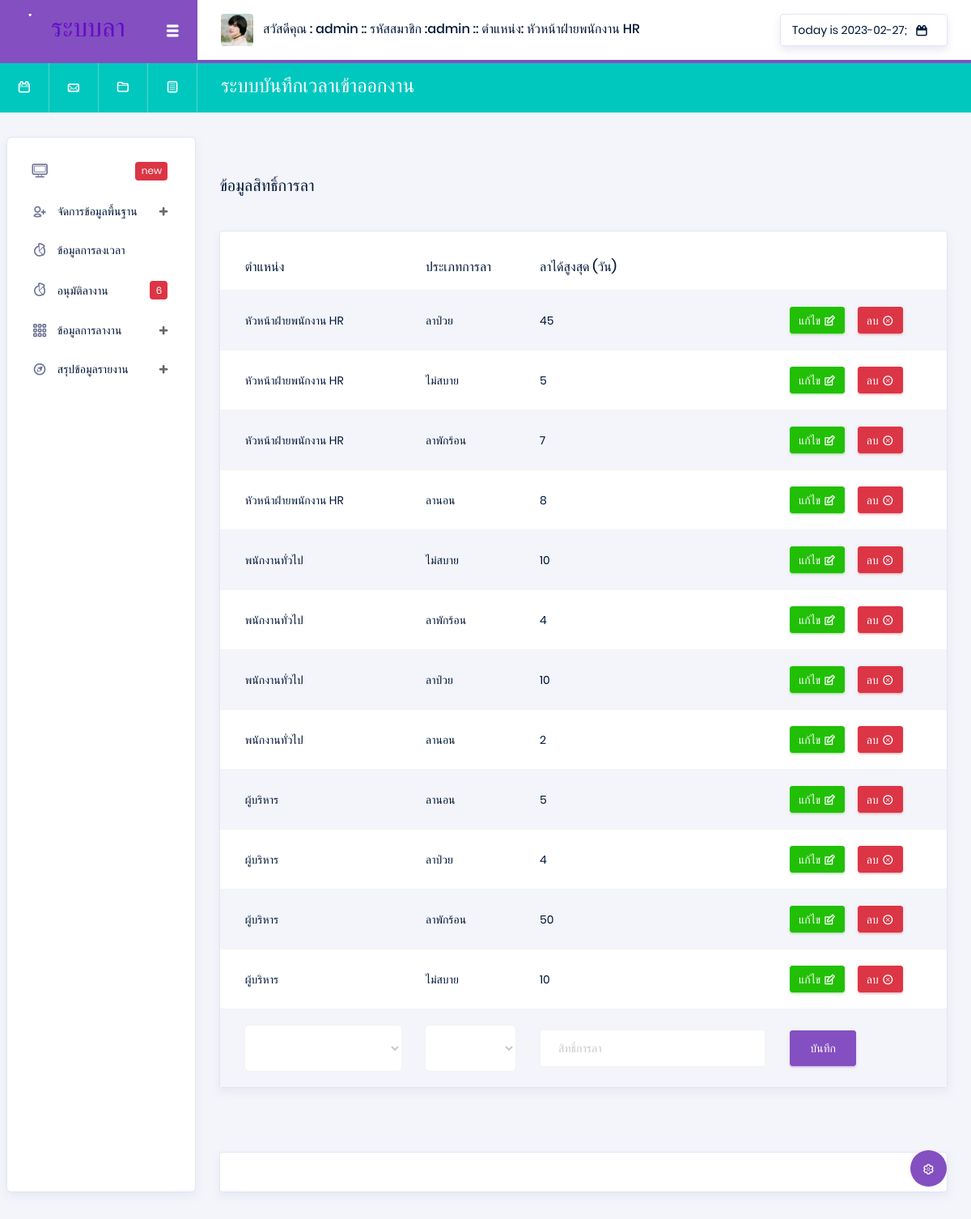
The app's page /index.php?p=peleave (signed in) with its own data.
### tables this page shows
CREATE TABLE `position` (
  `Pos_id` varchar(13) NOT NULL,
  `Pos_name` varchar(50) NOT NULL
);

CREATE TABLE `leave_rights` (
  `Type_no` int(10) NOT NULL,
  `Type_id` varchar(100) NOT NULL,
  `Pos_id` varchar(100) NOT NULL,
  `leave_maximum` int(100) NOT NULL
);

CREATE TABLE `typeleave` (
  `Type_id` varchar(13) NOT NULL,
  `Type_name` varchar(50) NOT NULL,
  `Type_details` text NOT NULL
);

### api/showData.php (called while the page is built, shortened)
<?php
$Pos_id = $_SESSION['Pos_id'];
@$ShowPosition = "SELECT * FROM position WHERE  Pos_id =  '$Pos_id' ";
@$SQLShowPosition = mysqli_query($con, $ShowPosition) or die("Error in query: $ShowPosition ");
while ($Showposition = mysqli_fetch_array($SQLShowPosition)) {
    @$Pos_name = $Showposition['Pos_name'];
}
@$position = "SELECT * FROM position ORDER BY Pos_name ASC ";
@$Sqlposition = mysqli_query($con, $position) or die("Error in query: $position ");
@$typeleave = "SELECT * FROM typeleave ORDER BY Type_name DESC ";
@$Sqltypeleave = mysqli_query($con, $typeleave) or die("Error in query: $typeleave ");
@$leave_rights = "SELECT * FROM leave_rights ORDER BY Pos_id ASC";
@$Sqltleave_rights = mysqli_query($con, $leave_rights) or die("Error in query: $leave_rights ");

### pages/system/peleave.php (the view, shortened to what this page needs)
<div class="main-panel">
    <div class="content-wrapper">
        <br> <br>
        <?php
        extract(@$_GET);
        ?>
        <div class="row">
            <div class="col-xl-6 grid-margin stretch-card flex-column">
                <h5 class="mb-2 text-titlecase mb-4">ข้อมูลสิทธิ์การลา</h5>
            </div>
        </div>
        <div class="row">
            <div class="col-md-12">
                <div class="card">
                    <div class="table-responsive pt-3">
                        <table class="table table-striped project-orders-table">
                            <thead>
                                <tr>
                                    <th>ตำแหน่ง</th>
                                    <th class="ml-5">ประเภทการลา</th>
                                    <th>ลาได้สูงสุด (วัน)</th>
                                </tr>
                            </thead>
                            <tbody>
                                <?php
                                while ($Showpeleave = mysqli_fetch_array($Sqltleave_rights)) {
                                ?>
                                    <tr>
                                        <td><?php
                                            $Pos_id = $Showpeleave['Pos_id'];
                                            @$ShowPosition = "SELECT * FROM position WHERE  Pos_id =  '$Pos_id' ";
                                            @$SQLShowPosition = mysqli_query($con, $ShowPosition) or die("Error in query: $ShowPosition ");
                                            while ($Showposition = mysqli_fetch_array($SQLShowPosition)) {
                                                @$Pos_name = $Showposition['Pos_name'];
                                            }
                                            echo $Pos_name;
                                            ?></td>
                                        <td><?php
                                            $Type_id =  $Showpeleave['Type_id'];
                                            @$ShowPosition = "SELECT * FROM typeleave WHERE  Type_id =  '$Type_id' ";
                                            @$SQLShowPosition = mysqli_query($con, $ShowPosition) or die("Error in query: $ShowPosition ");
                                            while ($Showposition = mysqli_fetch_array($SQLShowPosition)) {
                                                echo  @$Type_name = $Showposition['Type_name'];
                                            }
                                            ?></td>
                                        <td><?php echo $Showpeleave['leave_maximum'] ?></td>
                                        <td>
                                            <div class="d-flex align-items-center">
                                                <button type="button" data-toggle="modal" data-target="#addnullPeleave" onclick="edtiPeleave(Type_id =<?php echo $Showpeleave['Type_no'] ?>)" class="btn btn-success btn-sm btn-icon-text mr-3">
                                                    แก้ไข
                                                    <i class="typcn typcn-edit btn-icon-append"></i>
                                                </button>
                                                <a href="./api/api_system.php?str=deletePeleave&Type_no=<?php echo $Showpeleave['Type_no']; ?>" onclick="return confirm('คุณแน่ใจว่าจะลบข้อมูลใช่หรือไม่');" type="button" class="btn btn-danger btn-sm btn-icon-text">
                                                    ลบ
                                                    <i class="typcn typcn-delete-outline btn-icon-append"></i>
                                                </a>
                                            </div>
                                        </td>
                                    </tr>
                                <?php } ?>
                                <form class="forms-sample" action="./api/api_system.php" method="POST">
                                    <tr>
                                        <td>
                                            <select class="form-control form-control-lg" name="Pos_id" id="exampleFormControlSelect1">
                                                <option id="Pos_id" value="" required selected> </option>
                                                <?php
                                                while ($Showposition = mysqli_fetch_array($Sqlposition)) {
                                                ?>
                                                    <option value="<?php echo $Showposition['Pos_id'] ?>"><?php echo $Showposition['Pos_name'] ?> </option>
                                                <?php }  ?>
                                            </select>
                                        </td>
                                        <td> <select class="form-control form-control-lg" name="Type_id" id="exampleFormControlSelect1">
                                                <option id="Type_id" value="" required selected> </option>
                                                <?php
                                                while ($ShowSqltypeleave = mysqli_fetch_array($Sqltypeleave)) {
                                                ?>
                                                    <option value="<?php echo $ShowSqltypeleave['Type_id'] ?>"><?php echo $ShowSqltypeleave['Type_name'] ?> </option>
                                                <?php }  ?>
                                            </select> </td>
                                        <td>
                                            <input type="number" class="form-control" name="leave_maximum" id="leave_maximum" placeholder="สิทธิ์การลา" required>
                                        </td>
                                        <td>
                                            <button type="submit" class="btn btn-primary" id="buttonY">บันทึก </button>
                                        </td>
                                    </tr>
                                </form>
                            </tbody>
                        </table>
                    </div>
                </div>
            </div>
        </div>
        <br><br>
    </div>
    <footer class="footer">
        <div class="card">
            <div class="card-body">
            </div>
        </div>
    </footer>
</div>

### Head.php (shortened to what this page needs)
<nav class="navbar col-lg-12 col-12 p-0 fixed-top d-flex flex-row">
  <div class="navbar-brand-wrapper d-flex justify-content-center">
    <div class="navbar-brand-inner-wrapper d-flex justify-content-between align-items-center w-100">
      <a class="navbar-brand brand-logo" href="#"><img src="images/logo-dark11.svg" alt="logo" /></a>
      <button class="navbar-toggler navbar-toggler align-self-center" type="button" data-toggle="minimize">
        <span class="typcn typcn-th-menu"></span>
      </button>
    </div>
  </div>
  <div class="navbar-menu-wrapper d-flex align-items-center justify-content-end">
    <ul class="navbar-nav mr-lg-2">
      <li class="nav-item nav-profile dropdown">
        <a class="nav-link" href="#" data-toggle="dropdown" id="profileDropdown">
          <img src="images/faces/face5.jpg" alt="profile" />
          <span class="nav-profile-name">
            สวัสดีคุณ : <?php echo $_SESSION['Emp_name']; ?>
            :: รหัสสมาชิก :<?php echo $_SESSION['Emp_id']; ?>
            :: ตำแหน่ง: <?php echo $Pos_name; ?> </span>
        </a>
      </li>
    </ul>
    <ul class="navbar-nav navbar-nav-right">
      <li class="nav-item nav-date dropdown">
        <a class="nav-link d-flex justify-content-center align-items-center" href="javascript:;">
          <h6 class="date mb-0"> <?php echo "Today is " . date("Y-m-d") ?>;</h6>
          <i class="typcn typcn-calendar"></i>
        </a>
      </li>
    </ul>
  </div>
</nav>
<nav class="navbar-breadcrumb col-xl-12 col-12 d-flex flex-row p-0">
  <div class="navbar-links-wrapper d-flex align-items-stretch">
    <div class="nav-link">
      <a href="javascript:;"><i class="typcn typcn-calendar-outline"></i></a>
    </div>
    <div class="nav-link">
      <a href="javascript:;"><i class="typcn typcn-mail"></i></a>
    </div>
    <div class="nav-link">
      <a href="javascript:;"><i class="typcn typcn-folder"></i></a>
    </div>
    <div class="nav-link">
      <a href="javascript:;"><i class="typcn typcn-document-text"></i></a>
    </div>
  </div>
  <div class="navbar-menu-wrapper d-flex align-items-center justify-content-end">
    <ul class="navbar-nav mr-lg-2">
      <li class="nav-item ml-0">
        <h4 class="mb-0">ระบบบันทึกเวลาเข้าออกงาน </h4>
      </li>
    </ul>
  </div>
</nav>
<div class="container-fluid page-body-wrapper">
  <div class="theme-setting-wrapper">
    <div id="settings-trigger"><i class="typcn typcn-cog-outline"></i></div>
  </div>

### records on screen
position: Pos_name "หัวหน้าฝ่ายพนักงาน HR"
leave_rights: Pos.Pos_name "หัวหน้าฝ่ายพนักงาน HR", leave_maximum "45"
typeleave: Type_name "ลาป่วย"
leave_rights: Pos.Pos_name "หัวหน้าฝ่ายพนักงาน HR", leave_maximum "5"
typeleave: Type_name "ไม่สบาย"
leave_rights: Pos.Pos_name "หัวหน้าฝ่ายพนักงาน HR", leave_maximum "7"
typeleave: Type_name "ลาพักร้อน"
leave_rights: Pos.Pos_name "หัวหน้าฝ่ายพนักงาน HR", leave_maximum "8"
typeleave: Type_name "ลานอน"
leave_rights: Pos.Pos_name "พนักงานทั่วไป", leave_maximum "10"
leave_rights: Pos.Pos_name "พนักงานทั่วไป", leave_maximum "4"
leave_rights: Pos.Pos_name "พนักงานทั่วไป", leave_maximum "10"
leave_rights: Pos.Pos_name "พนักงานทั่วไป", leave_maximum "2"
leave_rights: Pos.Pos_name "ผู้บริหาร", leave_maximum "5"
leave_rights: Pos.Pos_name "ผู้บริหาร", leave_maximum "4"
leave_rights: Pos.Pos_name "ผู้บริหาร", leave_maximum "50"
leave_rights: Pos.Pos_name "ผู้บริหาร", leave_maximum "10"

### other values on screen
$_SESSION['Emp_name'] "admin"
$_SESSION['Emp_id'] "admin"
$numd "6"
